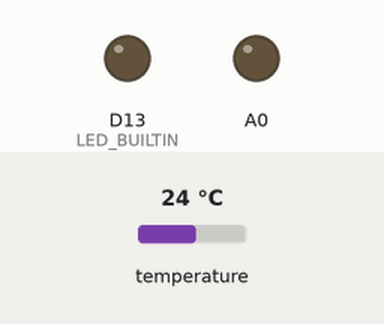
This sketch was run on a simulated Arduino Nano 33 BLE. On the bench: output pins drawn as LEDs (lit = HIGH). The inputs (shaded band) are chosen by the test bench; at power-on: temperature 24 °C. Nothing arrives over Bluetooth unless stated; a phone connects over Bluetooth LE 3 s after start; what the sketch prints to the serial monitor is not drawn.

Above: at 0.1 s.
At 3.1 s:
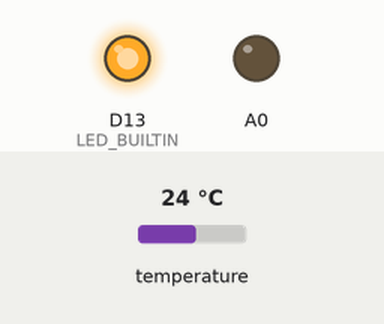
Timing chart, 0 to 4.6 s (numbered marks = the images above):
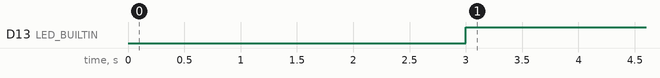

Measured:
- by itself, D13 (LED_BUILTIN): LOW → HIGH at 3.0 s

The sketch:

Thermistor_side.ino
```cpp
#include <ArduinoBLE.h>
#include <Arduino_HTS221.h>

BLEService tempService("1101");
BLECharCharacteristic tempChar("2101", BLERead | BLENotify);

void setup() {
  // put your setup code here, to run once:
  Serial.begin(9600);
  pinMode(A0, OUTPUT);
  if (!BLE.begin()) {
    Serial.println("starting BLE failed!");

    while (1);
  }

  if (!HTS.begin()) {
    Serial.println("Failed to initialize humidity temperature sensor!");
    while (1);
  }
  pinMode(LED_BUILTIN, OUTPUT);

  BLE.setLocalName("Temperature");
  BLE.setAdvertisedService(tempService);
  tempService.addCharacteristic(tempChar);
  BLE.addService(tempService);

  BLE.advertise();
  Serial.println("Bluetooth device active, waiting for connections...");
}

void loop() {
  // put your main code here, to run repeatedly:
  BLEDevice central = BLE.central();

  if (central)
  {
    Serial.print("Connected to central: ");
    Serial.println(central.address());
    digitalWrite(LED_BUILTIN, HIGH);

    while (central.connected()) {
      Serial.println(central.address());
      float temp = HTS.readTemperature();
      Serial.print("Temperature: ");
      Serial.println(temp);
      tempChar.writeValue(temp);
      delay(200);

    }
  }
  digitalWrite(LED_BUILTIN, LOW);
  Serial.print("Disconnected from central: ");
  Serial.println(central.address());
}
```
